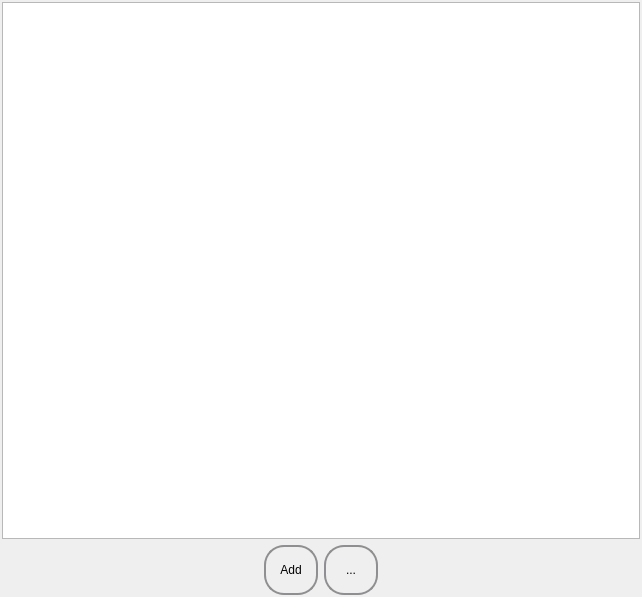
<?xml version="1.0" encoding="UTF-8"?>
<ui version="4.0">
 <class>PriceListDialog</class>
 <widget class="QDialog" name="PriceListDialog">
  <property name="geometry">
   <rect>
    <x>0</x>
    <y>0</y>
    <width>642</width>
    <height>597</height>
   </rect>
  </property>
  <property name="windowTitle">
   <string>Prices</string>
  </property>
  <layout class="QGridLayout" name="gridLayout">
   <property name="leftMargin">
    <number>2</number>
   </property>
   <property name="topMargin">
    <number>2</number>
   </property>
   <property name="rightMargin">
    <number>2</number>
   </property>
   <property name="bottomMargin">
    <number>2</number>
   </property>
   <item row="1" column="0">
    <spacer name="horizontalSpacer">
     <property name="orientation">
      <enum>Qt::Horizontal</enum>
     </property>
     <property name="sizeHint" stdset="0">
      <size>
       <width>40</width>
       <height>20</height>
      </size>
     </property>
    </spacer>
   </item>
   <item row="1" column="1">
    <widget class="QPushButton" name="m_add_button">
     <property name="minimumSize">
      <size>
       <width>54</width>
       <height>50</height>
      </size>
     </property>
     <property name="maximumSize">
      <size>
       <width>50</width>
       <height>50</height>
      </size>
     </property>
     <property name="styleSheet">
      <string notr="true">QPushButton {
    border: 2px solid #8f8f91;
    border-radius: 20px;
    background-color: qlineargradient(x1: 0, y1: 0, x2: 0, y2: 1,
                                      stop: 0 #f6f7fa, stop: 1 #dadbde);
    min-width: 50px;
}

QPushButton:pressed {
    background-color: qlineargradient(x1: 0, y1: 0, x2: 0, y2: 1,
                                      stop: 0 #dadbde, stop: 1 #f6f7fa);
}</string>
     </property>
     <property name="text">
      <string>Add</string>
     </property>
    </widget>
   </item>
   <item row="1" column="3">
    <spacer name="horizontalSpacer_2">
     <property name="orientation">
      <enum>Qt::Horizontal</enum>
     </property>
     <property name="sizeHint" stdset="0">
      <size>
       <width>40</width>
       <height>20</height>
      </size>
     </property>
    </spacer>
   </item>
   <item row="0" column="0" colspan="4">
    <widget class="QTableView" name="m_view_prices">
     <property name="editTriggers">
      <set>QAbstractItemView::NoEditTriggers</set>
     </property>
     <property name="showDropIndicator" stdset="0">
      <bool>false</bool>
     </property>
     <property name="dragDropOverwriteMode">
      <bool>false</bool>
     </property>
     <property name="selectionMode">
      <enum>QAbstractItemView::SingleSelection</enum>
     </property>
     <property name="selectionBehavior">
      <enum>QAbstractItemView::SelectRows</enum>
     </property>
     <property name="sortingEnabled">
      <bool>true</bool>
     </property>
    </widget>
   </item>
   <item row="1" column="2">
    <widget class="QToolButton" name="m_other_button">
     <property name="minimumSize">
      <size>
       <width>54</width>
       <height>50</height>
      </size>
     </property>
     <property name="maximumSize">
      <size>
       <width>50</width>
       <height>50</height>
      </size>
     </property>
     <property name="styleSheet">
      <string notr="true">QToolButton {
    border: 2px solid #8f8f91;
    border-radius: 20px;
    background-color: qlineargradient(x1: 0, y1: 0, x2: 0, y2: 1,
                                      stop: 0 #f6f7fa, stop: 1 #dadbde);
    min-width: 50px;
}

QToolButton:pressed {
    background-color: qlineargradient(x1: 0, y1: 0, x2: 0, y2: 1,
                                      stop: 0 #dadbde, stop: 1 #f6f7fa);
}</string>
     </property>
     <property name="text">
      <string>...</string>
     </property>
     <property name="popupMode">
      <enum>QToolButton::InstantPopup</enum>
     </property>
     <property name="arrowType">
      <enum>Qt::NoArrow</enum>
     </property>
    </widget>
   </item>
  </layout>
 </widget>
 <resources/>
 <connections/>
</ui>
